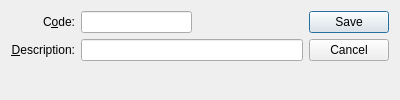
<?xml version="1.0" encoding="UTF-8"?>
<ui version="4.0">
 <comment>This file is part of the xTuple ERP: PostBooks Edition, a free and
open source Enterprise Resource Planning software suite,
Copyright (c) 1999-2010 by OpenMFG LLC, d/b/a xTuple.
It is licensed to you under the Common Public Attribution License
version 1.0, the full text of which (including xTuple-specific Exhibits)
is available at www.xtuple.com/CPAL.  By using this software, you agree
to be bound by its terms.</comment>
 <class>rejectCode</class>
 <widget class="QDialog" name="rejectCode">
  <property name="geometry">
   <rect>
    <x>0</x>
    <y>0</y>
    <width>400</width>
    <height>100</height>
   </rect>
  </property>
  <property name="windowTitle">
   <string>Reject Code</string>
  </property>
  <layout class="QGridLayout" name="gridLayout_2">
   <item row="0" column="0">
    <layout class="QVBoxLayout" name="verticalLayout">
     <item>
      <layout class="QGridLayout" name="gridLayout">
       <item row="0" column="0">
        <widget class="QLabel" name="_codeLit">
         <property name="text">
          <string>C&amp;ode:</string>
         </property>
         <property name="alignment">
          <set>Qt::AlignRight|Qt::AlignTrailing|Qt::AlignVCenter</set>
         </property>
         <property name="buddy">
          <cstring>_code</cstring>
         </property>
        </widget>
       </item>
       <item row="0" column="1">
        <layout class="QHBoxLayout">
         <property name="spacing">
          <number>0</number>
         </property>
         <item>
          <widget class="XLineEdit" name="_code"/>
         </item>
         <item>
          <spacer name="Spacer18">
           <property name="orientation">
            <enum>Qt::Horizontal</enum>
           </property>
           <property name="sizeType">
            <enum>QSizePolicy::Expanding</enum>
           </property>
           <property name="sizeHint" stdset="0">
            <size>
             <width>20</width>
             <height>20</height>
            </size>
           </property>
          </spacer>
         </item>
        </layout>
       </item>
       <item row="1" column="0">
        <widget class="QLabel" name="_descriptionLit">
         <property name="text">
          <string>&amp;Description:</string>
         </property>
         <property name="alignment">
          <set>Qt::AlignRight|Qt::AlignTrailing|Qt::AlignVCenter</set>
         </property>
         <property name="buddy">
          <cstring>_description</cstring>
         </property>
        </widget>
       </item>
       <item row="1" column="1">
        <widget class="XLineEdit" name="_description"/>
       </item>
      </layout>
     </item>
     <item>
      <spacer name="Spacer13">
       <property name="orientation">
        <enum>Qt::Vertical</enum>
       </property>
       <property name="sizeType">
        <enum>QSizePolicy::Expanding</enum>
       </property>
       <property name="sizeHint" stdset="0">
        <size>
         <width>20</width>
         <height>0</height>
        </size>
       </property>
      </spacer>
     </item>
    </layout>
   </item>
   <item row="0" column="1">
    <widget class="QDialogButtonBox" name="_buttonBox">
     <property name="orientation">
      <enum>Qt::Vertical</enum>
     </property>
     <property name="standardButtons">
      <set>QDialogButtonBox::Cancel|QDialogButtonBox::Save</set>
     </property>
    </widget>
   </item>
  </layout>
 </widget>
 <layoutdefault spacing="6" margin="11"/>
 <pixmapfunction>qPixmapFromMimeSource</pixmapfunction>
 <customwidgets>
  <customwidget>
   <class>XLineEdit</class>
   <extends>QLineEdit</extends>
   <header>xlineedit.h</header>
   <container>1</container>
  </customwidget>
 </customwidgets>
 <tabstops>
  <tabstop>_code</tabstop>
  <tabstop>_description</tabstop>
 </tabstops>
 <includes>
  <include location="global">parameter.h</include>
 </includes>
 <resources/>
 <connections/>
</ui>
